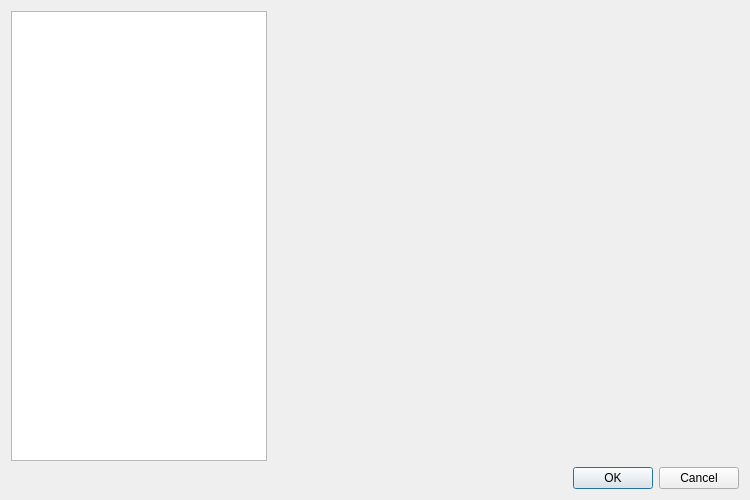
<?xml version="1.0" encoding="UTF-8"?>
<ui version="4.0">
 <class>PreferencesWindow</class>
 <widget class="QDialog" name="PreferencesWindow">
  <property name="geometry">
   <rect>
    <x>0</x>
    <y>0</y>
    <width>750</width>
    <height>500</height>
   </rect>
  </property>
  <property name="windowTitle">
   <string>Preferences</string>
  </property>
  <property name="windowIcon">
   <iconset resource="../../tagainijisho.qrc">
    <normaloff>:/images/icons/preferences-other.png</normaloff>:/images/icons/preferences-other.png</iconset>
  </property>
  <layout class="QVBoxLayout" name="verticalLayout">
   <item>
    <layout class="QHBoxLayout" name="horizontalLayout">
     <item>
      <widget class="QListWidget" name="categories">
       <property name="sizePolicy">
        <sizepolicy hsizetype="Preferred" vsizetype="Expanding">
         <horstretch>0</horstretch>
         <verstretch>0</verstretch>
        </sizepolicy>
       </property>
       <property name="minimumSize">
        <size>
         <width>150</width>
         <height>0</height>
        </size>
       </property>
      </widget>
     </item>
     <item>
      <widget class="QStackedWidget" name="stackedWidget"/>
     </item>
    </layout>
   </item>
   <item>
    <widget class="QDialogButtonBox" name="buttonBox">
     <property name="standardButtons">
      <set>QDialogButtonBox::Cancel|QDialogButtonBox::Ok</set>
     </property>
    </widget>
   </item>
  </layout>
 </widget>
 <resources>
  <include location="../../tagainijisho.qrc"/>
 </resources>
 <connections>
  <connection>
   <sender>buttonBox</sender>
   <signal>accepted()</signal>
   <receiver>PreferencesWindow</receiver>
   <slot>accept()</slot>
   <hints>
    <hint type="sourcelabel">
     <x>239</x>
     <y>234</y>
    </hint>
    <hint type="destinationlabel">
     <x>167</x>
     <y>227</y>
    </hint>
   </hints>
  </connection>
  <connection>
   <sender>buttonBox</sender>
   <signal>rejected()</signal>
   <receiver>PreferencesWindow</receiver>
   <slot>reject()</slot>
   <hints>
    <hint type="sourcelabel">
     <x>322</x>
     <y>231</y>
    </hint>
    <hint type="destinationlabel">
     <x>354</x>
     <y>186</y>
    </hint>
   </hints>
  </connection>
  <connection>
   <sender>categories</sender>
   <signal>currentRowChanged(int)</signal>
   <receiver>stackedWidget</receiver>
   <slot>setCurrentIndex(int)</slot>
   <hints>
    <hint type="sourcelabel">
     <x>110</x>
     <y>80</y>
    </hint>
    <hint type="destinationlabel">
     <x>297</x>
     <y>73</y>
    </hint>
   </hints>
  </connection>
 </connections>
</ui>
